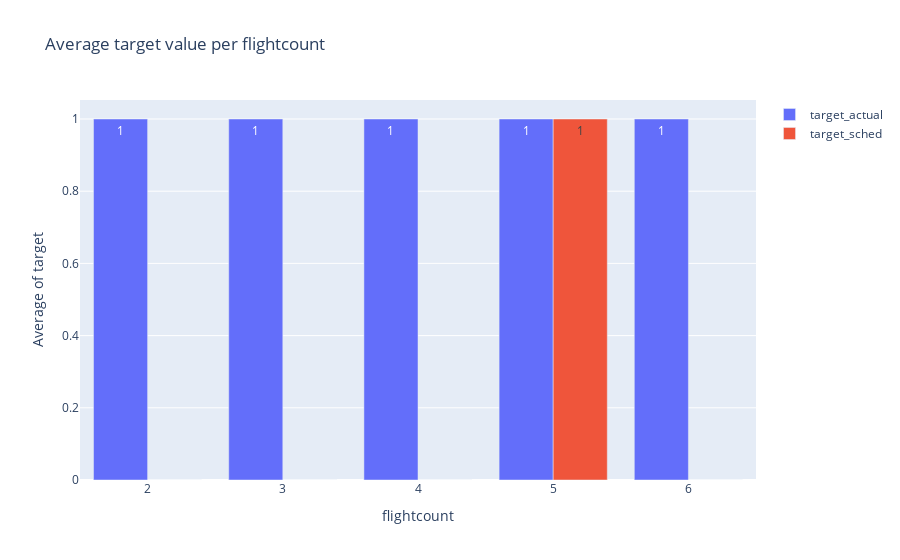

This figure's notebook cell:
### Markdown cell above
Number of flights v target:

### Code cell
import plotly.graph_objects as go

target_avg = df.groupby("flights_cnt")[["target_actual","target_sched"]].mean().round(2)

fig = go.Figure()

# Add each column as its own bar trace
for col in target_avg.columns:
    fig.add_trace(
        go.Bar(
            x=target_avg.index,
            y=target_avg[col],
            name=col,
            text=target_avg[col],
            textposition='auto'
        )
    )

fig.update_layout(
    title="Average target value per flightcount",
    xaxis_title="flightcount",
    yaxis_title="Average of target",
    barmode='group'  # or 'stack'
)

fig.show()

### Figure 1 — Plotly figure (JSON) as saved in the notebook; plotly's stock layout.template omitted (floating-point values rounded to 4 significant figures)
{"data": [{"name": "target_actual", "text": [1, 1, 1, 1, 1], "textposition": "auto", "type": "bar", "x": [2, 3, 4, 5, 6], "y": [1, 1, 1, 1, 1]}, {"name": "target_sched", "text": [0, 0, 0, 1, 0], "textposition": "auto", "type": "bar", "x": [2, 3, 4, 5, 6], "y": [0, 0, 0, 1, 0]}], "layout": {"barmode": "group", "title": {"text": "Average target value per flightcount"}, "xaxis": {"title": {"text": "flightcount"}}, "yaxis": {"title": {"text": "Average of target"}}}}
